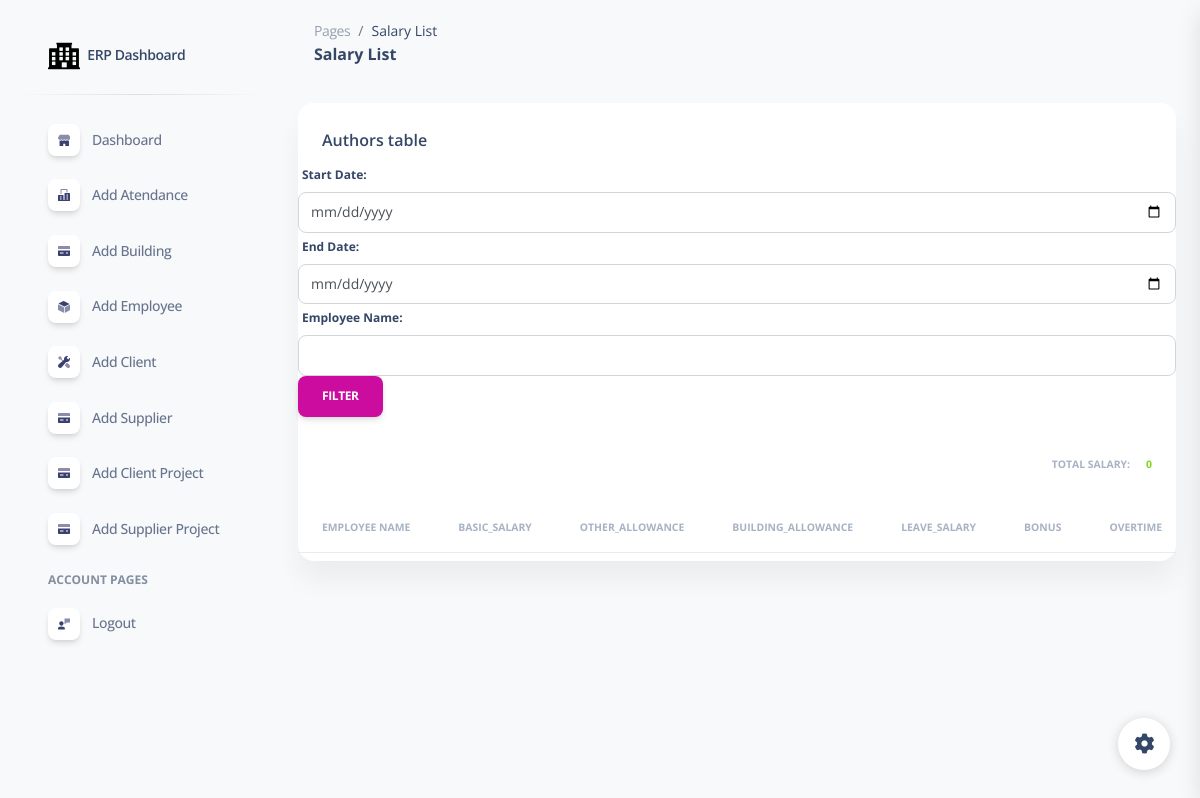
/salary_list/ (signed in), run on an earlier commit of the app's database.
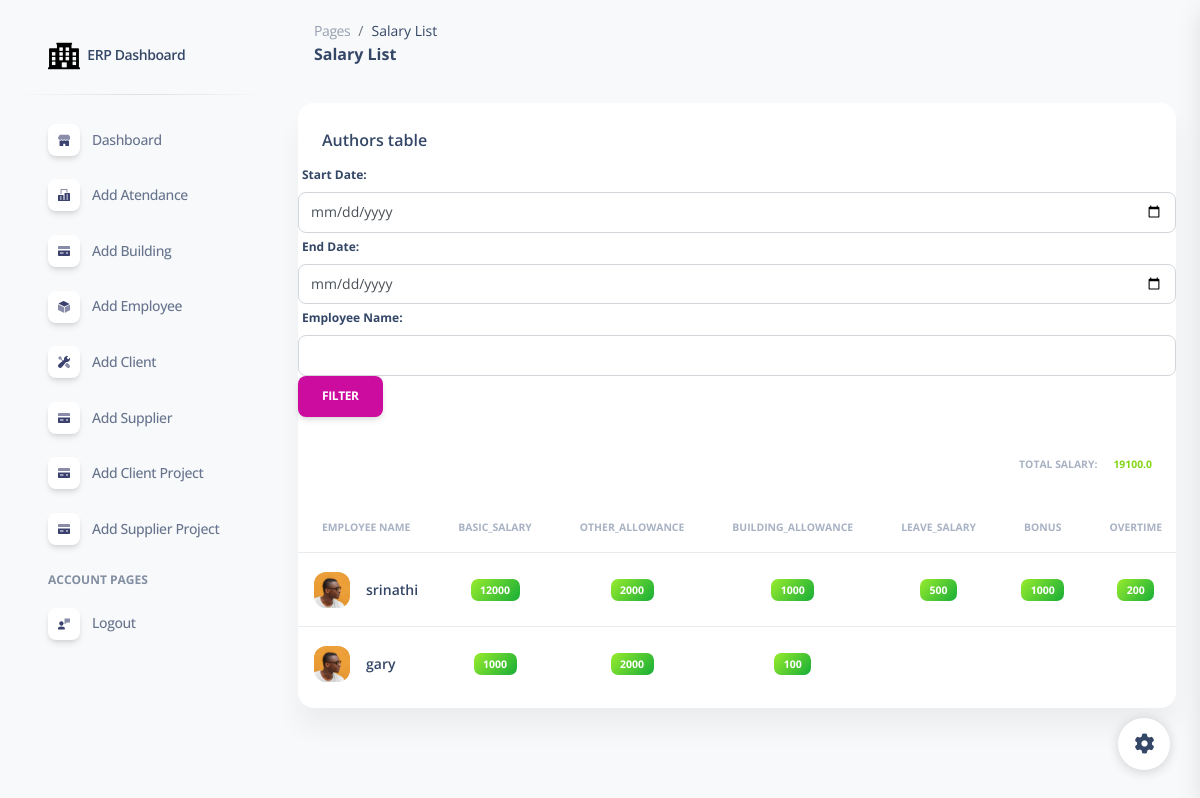
And on a later commit of the database.
### erpapp/models.py (models this page shows)
class Salary(models.Model):
    employee_name = models.ForeignKey(Employee ,on_delete=models.CASCADE)
    basic_salary = models.CharField(max_length=255)
    date=models.DateField()
    other_allowance = models.CharField(max_length=255)
    building_allowance = models.CharField(max_length=255)
    leave_salary = models.CharField(max_length=255)
    bonus = models.CharField(max_length=255)
    overtime = models.CharField(max_length=255)
    ticket = models.CharField(max_length=255)
    lop = models.CharField(max_length=255)
    damage_deduct = models.CharField(max_length=255)
    other_deduct = models.CharField(max_length=255)
    def calculate_total(self):
        basic_salary = float(self.basic_salary) if self.basic_salary else 0
        other_allowance = float(self.other_allowance) if self.other_allowance else 0
        building_allowance = float(self.building_allowance) if self.building_allowance else 0
        leave_salary = float(self.leave_salary) if self.leave_salary else 0
        bonus = float(self.bonus) if self.bonus else 0
        overtime = float(self.overtime) if self.overtime else 0
        ticket = float(self.ticket) if self.ticket else 0
        lop = float(self.lop) if self.lop else 0
        damage_deduct = float(self.damage_deduct) if self.damage_deduct else 0
        other_deduct = float(self.other_deduct) if self.other_deduct else 0
        total = (
            basic_salary +
            other_allowance +
            building_allowance +
            leave_salary +
            bonus +
            overtime +
            ticket -
            lop -
            damage_deduct -
            other_deduct
        )
        return total

class Employee(models.Model):
    employeename = models.CharField(max_length=255)
    date_of_joining = models.CharField(max_length=225)
    passport_number = models.CharField(max_length=255)
    passport_expirydate =  models.CharField(max_length=255)
    emirate_expirydate =  models.CharField(max_length=255)
    operatorcard_expirydate = models.CharField(max_length=255)
    date_of_releiving = models.CharField(max_length=255)
    def __str__(self):
        return self.employeename

### erpapp/views.py (the view)
# urls.py: path('salary_list/',salary_list,name='salary_list'),
@login_required
def salary_list(request):
    if request.method == 'GET':
        start_date_str = request.GET.get('start_date')
        end_date_str = request.GET.get('end_date')
        employee_name = request.GET.get('employee_name')
        date_format = '%Y-%m-%d'
        salary = Salary.objects.all()
        if start_date_str and end_date_str:
            start_date = datetime.strptime(start_date_str, date_format)
            end_date = datetime.strptime(end_date_str, date_format)
            salary = Salary.objects.filter(date__range=(start_date, end_date))
        if employee_name:
            salary = salary.filter(employee_name__employeename=employee_name)
        total_salary = sum(entry.calculate_total() for entry in salary)
    return render(request, 'salary_list.html', {'salary': salary,'total_salary':total_salary})

### erpapp/templates/salary_list.html (shortened to what the changed rows need)
{% extends 'base.html' %}
{% load static %}
{% block content %}
<!DOCTYPE html>
<html lang="en">
<head>
  <link href="{% static  'css/nucleo-icons.css' %}" rel="stylesheet" />
  <link href="{% static  'css/nucleo-svg.css' %}" rel="stylesheet" />
  <link href="{% static '/css/nucleo-svg.css' %}" rel="stylesheet" />
  <link id="pagestyle" href="{% static 'css/soft-ui-dashboard.css' %}" rel="stylesheet" />
</head>
<body class="g-sidenav-show  bg-gray-100">
<main class="main-content position-relative max-height-vh-100 h-100 mt-1 border-radius-lg ">
    <div class="container-fluid py-4">
      <div class="row">
        <div class="col-12">
          <div class="card mb-4">
            <div class="card-body px-0 pt-0 pb-2">
              <div class="table-responsive p-0">
                <table class="table align-items-center mb-0">
                  <thead>
                    <tr>
                      <th class="text-uppercase text-secondary text-xxs font-weight-bolder opacity-7">Employee Name</th>
                      <th class="text-uppercase text-secondary text-xxs font-weight-bolder opacity-7">basic_salary</th>
                      <th class="text-uppercase text-secondary text-xxs font-weight-bolder opacity-7">other_allowance</th>
                      <th class="text-uppercase text-secondary text-xxs font-weight-bolder opacity-7">building_allowance</th>
                      <th class="text-uppercase text-secondary text-xxs font-weight-bolder opacity-7">leave_salary</th>
                      <th class="text-uppercase text-secondary text-xxs font-weight-bolder opacity-7">bonus</th>
                      <th class="text-uppercase text-secondary text-xxs font-weight-bolder opacity-7">overtime</th>
                    </tr>
                  </thead>
                  <tbody>
                    {% for salary in salary %}
                    <tr>
                      <td>
                        <div class="d-flex px-2 py-1">
                          <div>
                            <img src="{% static '/img/team-2.jpg' %}" class="avatar avatar-sm me-3" alt="user1">
                          </div>
                          <div class="d-flex flex-column justify-content-center">
                            <h6 class="mb-0 text-sm">{{ salary.employee_name }}</h6>
                         </div>
                         <td class="align-middle text-center text-sm">
                            <span class="badge badge-sm bg-gradient-success">{{ salary.basic_salary }}</span>
                          </td>
                          <td class="align-middle text-center text-sm">
                            <span class="badge badge-sm bg-gradient-success">{{ salary.other_allowance }}</span>
                          </td>
                          <td class="align-middle text-center text-sm">
                            <span class="badge badge-sm bg-gradient-success">{{ salary.building_allowance }}</span>
                          </td>
                          <td class="align-middle text-center text-sm">
                            <span class="badge badge-sm bg-gradient-success">{{ salary.leave_salary }}</span>
                          </td>
                          <td class="align-middle text-center text-sm">
                            <span class="badge badge-sm bg-gradient-success">{{ salary.bonus }}</span>
                          </td>
                          <td class="align-middle text-center text-sm">
                            <span class="badge badge-sm bg-gradient-success">{{ salary.overtime }}</span>
                          </td>
                        </div>
                      </td>
                    </tr>
                    {% endfor %}
                    <div class="card-footer d-flex justify-content-end">
                      <h5 class="text-uppercase text-secondary text-xxs font-weight-bolder opacity-7 me-3">Total Salary:</h5>
                      <h5 class="text-uppercase text-success text-xxs font-weight-bolder">{{ total_salary|default:0 }}</h5>
                  </div>
                  </tbody>
                </table>
              </div>
            </div>
          </div>
        </div>
      </div>
{% endblock %}

What changed in the data, as far as the page shows it:
added Salary: employee_name "srinathi", basic_salary "12000", other_allowance "2000", building_allowance "1000", leave_salary "500", bonus "1000", overtime "200"
added Salary: employee_name "gary", basic_salary "1000", other_allowance "2000", building_allowance "100"
Also different on the page:
{{ total_salary|default:0 }}: "0" → "19100.0"
